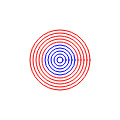
Frame 1 (no input)
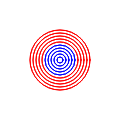
Frame 2 (the mouse pressed at the canvas centre, redrawn once)

The p5.js sketch that drew these frames (run headless with seeded random() and noise() and a simulated clock; the mouse was pressed at the canvas centre and the sketch redrawn once):

// p5.js sketch
// ── sketch.js
// // 小手調べ
// function setup(){
//   for(let i = 0; i < 10; i++){
//     // BLANK[1]
//   }
// }
function setup() {
  createCanvas(120, 120);
  background(255);
}
function draw() {
  var d = 6;
  for(var a = 0; a < 10; a++){
    strokeWeight(1)
    noFill();
    if(a<5){
      stroke("blue");
    }
    else{
      stroke("red");

    }
    circle(60,60,d);
    d = d + 6;
    console.log(d);
  }
  noLoop();
}
